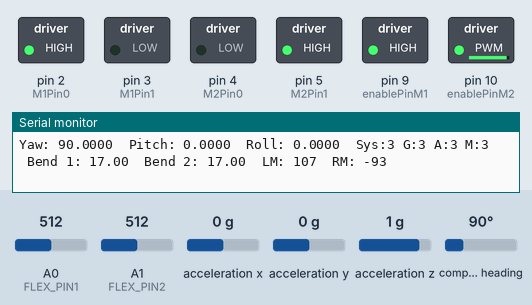
Recording of a sketch running on a simulated Arduino Uno, built with avr-gcc and run on an emulated ATmega328P. Shown: switched loads named in the sketch (green lamp = pin HIGH), the last lines printed to the serial monitor. Inputs (shaded band) come from the test bench; at power-on: acceleration y 0 g, A0 (FLEX_PIN1) = 512, A1 (FLEX_PIN2) = 512, acceleration x 0 g, acceleration z 1 g, compass heading 90°.

Above: at 2.8 s.
2.9 s: acceleration y set to 0.8 g
At 4.1 s:
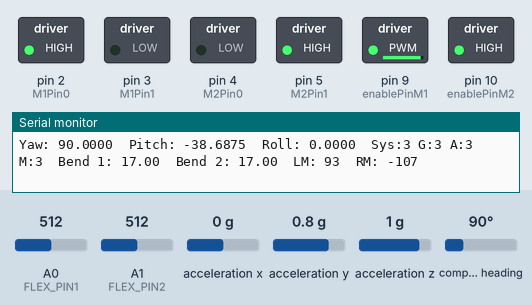
4.4 s: A0 (FLEX_PIN1) set to 432
7.4 s: A0 (FLEX_PIN1) set to 407
At 8.6 s:
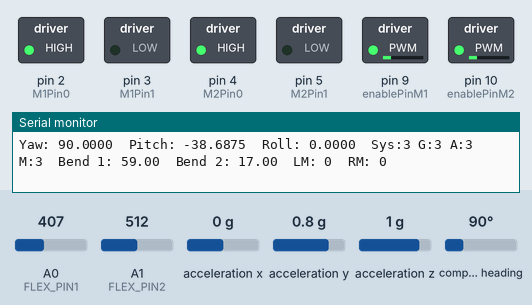
9.0 s: A1 (FLEX_PIN2) set to 601
10.5 s: A1 (FLEX_PIN2) set to 622
Timing chart, 0 to 13.5 s (numbered marks = the images above; inputs shaded):
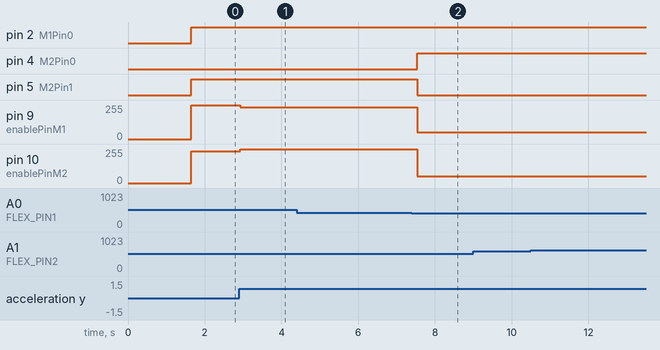

Measured:
- the behaviour switches between 424 and 423 on A0 (FLEX_PIN1) (found by bisection; images 1 and 2)
- after the input at 2.9 s, pin 9 (enablePinM1): 255/255 → 238/255 at once; pin 10 (enablePinM2): 238/255 → 255/255 at once
- after the input at 7.4 s, pin 4 (M2Pin0): LOW → HIGH after 0.14 s; pin 5 (M2Pin1): HIGH → LOW after 0.14 s; pin 9 (enablePinM1): 238/255 → 50/255 after 0.14 s; pin 10 (enablePinM2): 255/255 → 50/255 after 0.14 s

The sketch:

TankDriveBNO055_flexAccel.ino
```cpp
/*
 * Irene Terpstra
 * Team Handroid 
 * 7/21/17 
 * Code for 2-4 wheel tank drive with BNO055 + flex sensors 
 */
#include <Wire.h>
#include <Adafruit_Sensor.h>
#include <Adafruit_BNO055.h>
#include <utility/imumaths.h>

const int FLEX_PIN1 = A0; // Pin connected to voltage divider output
const int FLEX_PIN2 = A1; // Pin connected to voltage divider output
// Measure the voltage at 5V and the actual resistance of your
// 47k resistor, and enter them below:
const float VCC = 4.98; // Measured voltage of Ardunio 5V line
const float R_DIV = 47500.0; // Measured resistance of 3.3k resistor
const float STRAIGHT_RESISTANCE = 37300.0; // resistance when straight
const float BEND_RESISTANCE = 90000.0; // resistance at 90 deg
int minBend = -20;
int maxBend = 95;
float angle1 = 0;
float angle2 = 0;

int M1Pin1 = 3;    // H-bridge leg 1 (pin 2, 1A)
int M1Pin0 = 2;    // H-bridge leg 1 (pin 2, 1A)
int M2Pin1 = 5;
int M2Pin0 = 4;
int enablePinM1 = 9;    // H-bridge enable pin
int enablePinM2 = 10;    // H-bridge enable pin

double r = 0; // roll
double p = 0; // pitch
double y = 0; // yaw / spin

double zeroBX = 0;
double tempBX = 0;

double BX;
double BY;
double BZ;

int LM = 0;
int RM = 0;

int BNO055_SAMPLERATE_DELAY_MS = 100;

Adafruit_BNO055 bno = Adafruit_BNO055(55);

/**************************************************************************/
/*
    Displays some basic information on this sensor from the unified
    sensor API sensor_t type (see Adafruit_Sensor for more information)
*/
/**************************************************************************/
void displaySensorDetails(void)
{
  sensor_t sensor;
  bno.getSensor(&sensor);
  Serial.println("------------------------------------");
  Serial.print  ("Sensor:       "); Serial.println(sensor.name);
  Serial.print  ("Driver Ver:   "); Serial.println(sensor.version);
  Serial.print  ("Unique ID:    "); Serial.println(sensor.sensor_id);
  Serial.print  ("Max Value:    "); Serial.print(sensor.max_value); Serial.println(" xxx");
  Serial.print  ("Min Value:    "); Serial.print(sensor.min_value); Serial.println(" xxx");
  Serial.print  ("Resolution:   "); Serial.print(sensor.resolution); Serial.println(" xxx");
  Serial.println("------------------------------------");
  Serial.println("");
  delay(500);
}

/**************************************************************************/
/*
    Display sensor calibration status
*/
/**************************************************************************/
void displayCalStatus(void)
{
  /* Get the four calibration values (0..3) Any sensor data reporting 0 should be ignored, 3 means 'fully calibrated" */
  uint8_t system, gyro, accel, mag;
  system = gyro = accel = mag = 0;
  bno.getCalibration(&system, &gyro, &accel, &mag);

  /* The data should be ignored until the system calibration is > 0 */
  Serial.print("\t");
  if (!system)
  {
    Serial.print("! ");
  }

  /* Display the individual values */
  Serial.print("Sys:");
  Serial.print(system, DEC);
  Serial.print(" G:");
  Serial.print(gyro, DEC);
  Serial.print(" A:");
  Serial.print(accel, DEC);
  Serial.print(" M:");
  Serial.print(mag, DEC);
}

/*  Convert yaw, pitch, and roll into [-100,100] power values*/
int convertToPower(double input){
  int output = 0;
  if (input <= 45 || input >= -45){
    if (input >= 7){
      output = map(input, 0, 45, 0, 50); // ((roll - 10) / 90); // o => [0,50]
    } else if (input <= -7){
      output = map(input, -45, 0, -50, 0); // ((roll + 10) / 90); // o => [-50,0]
    }
  } else {
    if (input > 0){
      output = 50;
    } else {
      output = -50;
    }
  }

  return output;
}

int convertFlexPower(double input){
  int output = 0;
  if (input <= 90 && input >= 10){
    output = map(input, 5, 90, 0, 50); // ((roll - 10) / 90); // o => [0,50]
  } else if (input > 90){
    output = 50;
  }

  return output;
}

/* Motpr power function*/
void motorWrapper(int motorPower, int motor, int pin1, int pin0){
  int power;
  if (motorPower >= 0){
    power = map (motorPower, 0, 101, 50, 255); //(motorPower / 2) * 255; //Divide motor power by range of expected input (in this case it is [-100, 100])
    analogWrite(motor, power);
    //direction = 1; (forward)
      digitalWrite(pin1, LOW);
      digitalWrite(pin0, HIGH);

  } else{
    power =  map(-motorPower, 0, 101, 50, 255); //(-motorPower) * 255; //Divide motor power by range of expected input (in this case it is [-100, 100])
    analogWrite(motor, power);
    //direction = 0; (backward)
      digitalWrite(pin1, HIGH);
      digitalWrite(pin0, LOW);
  }
}

float calculateResistance(int pinout){
  float angle = 0;
  int flexADC = analogRead(pinout);
  float flexV = flexADC * VCC / 1023.0;
  float flexR = R_DIV * (VCC / flexV - 1.0);
  // Use the calculated resistance to estimate the sensor's bend angle:
  angle = map(flexR, STRAIGHT_RESISTANCE, BEND_RESISTANCE, 0, 90.0);
  return angle;
}

void setup(void)
{
  Serial.begin(9600);
  Serial.println("Orientation Sensor Test"); Serial.println("");

  /* Initialise the sensor */
  if(!bno.begin())
  {
    Serial.print("Ooops, no BNO055 detected ... Check your wiring or I2C ADDR!");
    while(1);
  }

  delay(1000);

  /* Display some basic information on this sensor */
  displaySensorDetails();

  bno.setExtCrystalUse(true);

  pinMode(FLEX_PIN1, INPUT);
  pinMode(FLEX_PIN2, INPUT);

  pinMode(M1Pin1, OUTPUT);
  pinMode(M1Pin0, OUTPUT);
  pinMode(M2Pin1, OUTPUT);
  pinMode(M2Pin0, OUTPUT);
  pinMode(enablePinM1, OUTPUT);
  pinMode(enablePinM2, OUTPUT);

}

void loop(void) {
  sensors_event_t event;
  bno.getEvent(&event);

  if (angle1 > 50 && angle2 > 50){
    zeroBX = event.orientation.x;
  }
  if ((event.orientation.x - zeroBX) > 0){
    tempBX = event.orientation.x - zeroBX;
  } else {
    tempBX = 360 + (event.orientation.x - zeroBX);
  }

  if(tempBX <= 180){
    BX = tempBX;
  } else {
    BX = tempBX - 360;
  }

//  if(event.orientation.x <= 180){
//    BX = event.orientation.x;
//  } else {
//    BX = event.orientation.x - 360;
//  }
  BZ = event.orientation.z;
  BY = event.orientation.y;

  angle1 = calculateResistance(FLEX_PIN1);
  angle2 = calculateResistance(FLEX_PIN2);

  y = convertToPower(BX);
  p = convertToPower(BZ);
  r = convertToPower(BY);
  int accel = convertFlexPower(angle2);
  if (p < 0){
    accel = -accel;
  }

  if (angle1 <= 50){
    LM = accel + y;
    RM = accel - y;
  } else {
    LM = 0;
    RM = 0;
  }

  motorWrapper(LM, enablePinM1, M1Pin1, M1Pin0);
  motorWrapper(RM, enablePinM2, M2Pin1, M2Pin0);
  //motorWrapper(LM, enablePin for back motor, BackM1Pin1, BackM1Pin0);
  //motorWrapper(RM, enablePinM2 for back motor, BackM2Pin1, BackM2Pin0);
  //delay(1000);


  /* Display the floating point data */
//  Serial.print("X: ");
//  Serial.print(event.orientation.x, 4); // yaw / spin [0,360]
//  Serial.print("\tY: ");
//  Serial.print(event.orientation.y, 4); // pitch [-180,180]
//  Serial.print("\tZ: ");
//  Serial.print(event.orientation.z, 4); // roll [-180,180]

  Serial.print("Yaw: ");
  Serial.print(BX, 4); // yaw / spin [0,360]
  Serial.print("\tPitch: ");
  Serial.print(BZ, 4); // pitch [-180,180]
  Serial.print("\tRoll: ");
  Serial.print(BY, 4); // roll [-180,180]
  displayCalStatus();
  //Serial.print("\tResistance 1: " + String(flexR1) + " ohms\t");
  Serial.print("\tBend 1: " + String(angle1));
  //Serial.print("Resistance 2: " + String(flexR2) + " ohms\t");
  Serial.print("\tBend 2: " + String(angle2));

  Serial.print("\tLM: " + String(LM));
  Serial.print("\tRM: " + String(RM));

  /* New line for  next sample */
  Serial.println("");

  /* Wait the specified delay before requesting nex data */
  delay(BNO055_SAMPLERATE_DELAY_MS);
}
```
